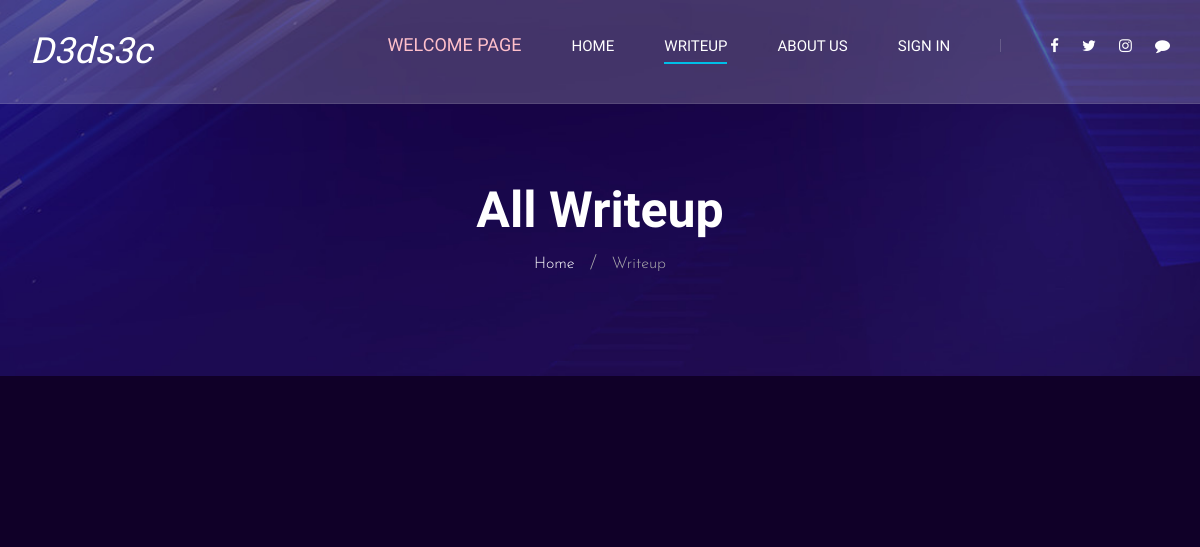
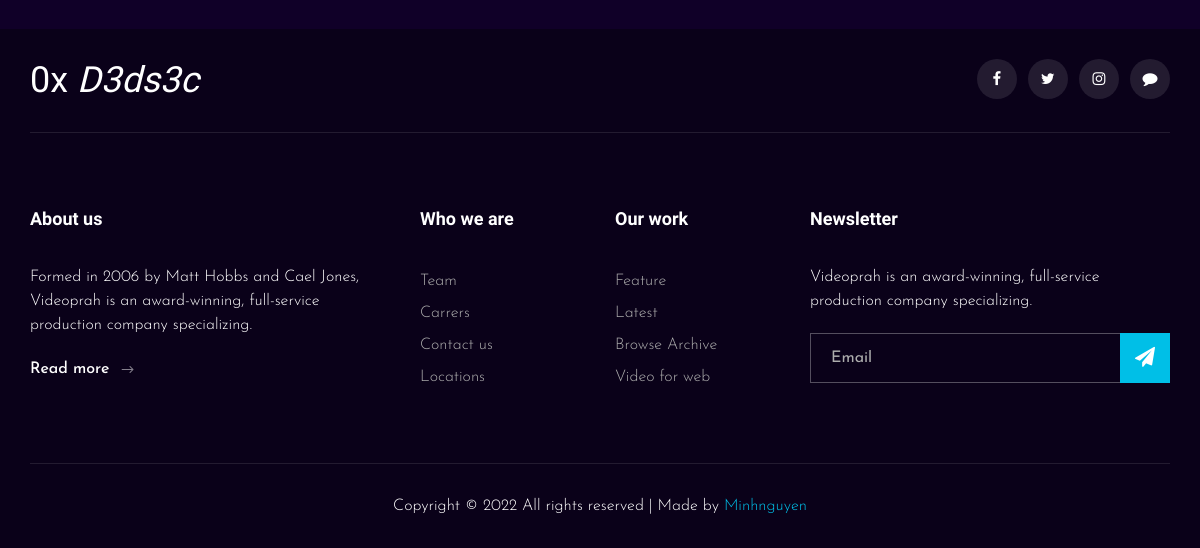
/dedsec/writeup/, run on an earlier commit of the app's database (2 pictures, top to bottom).
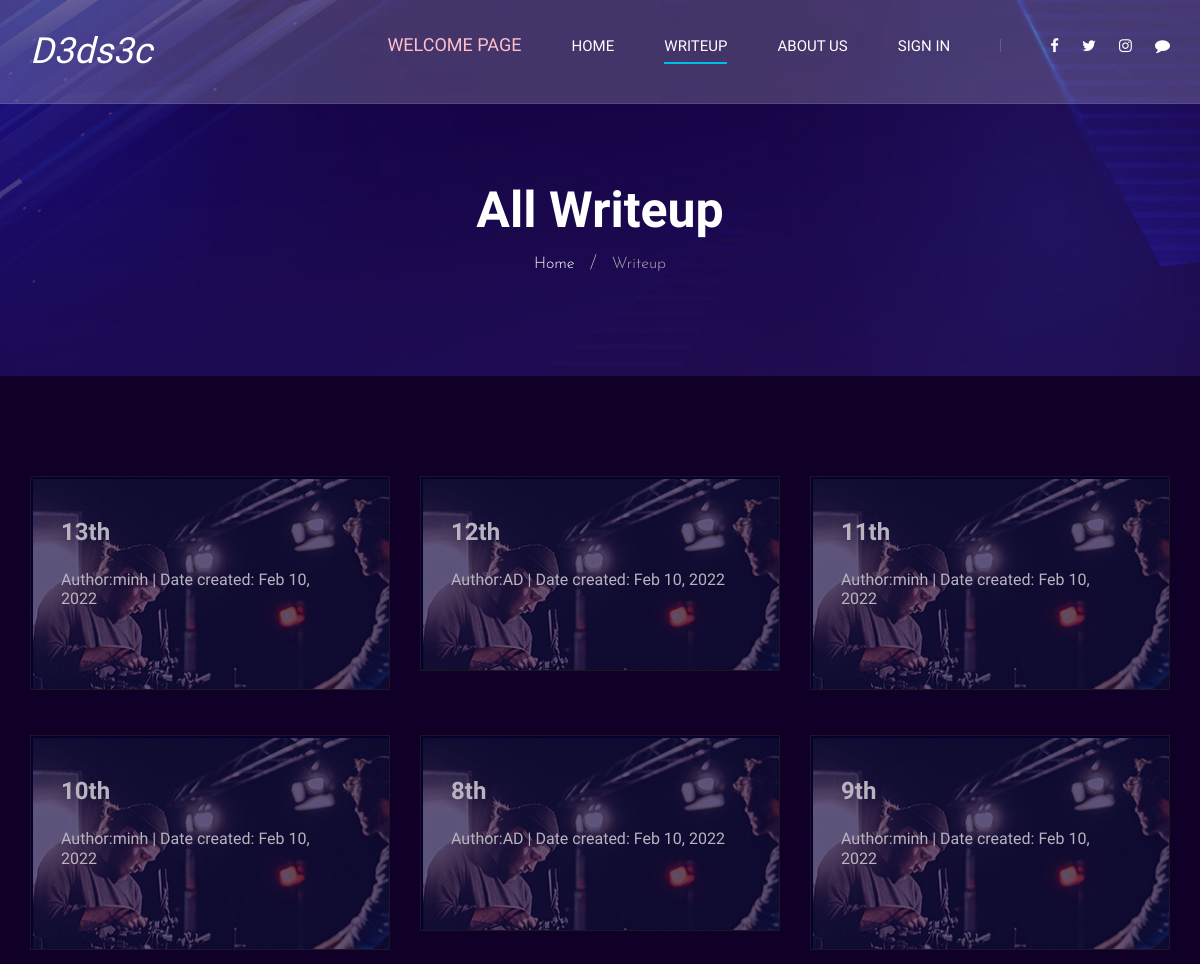
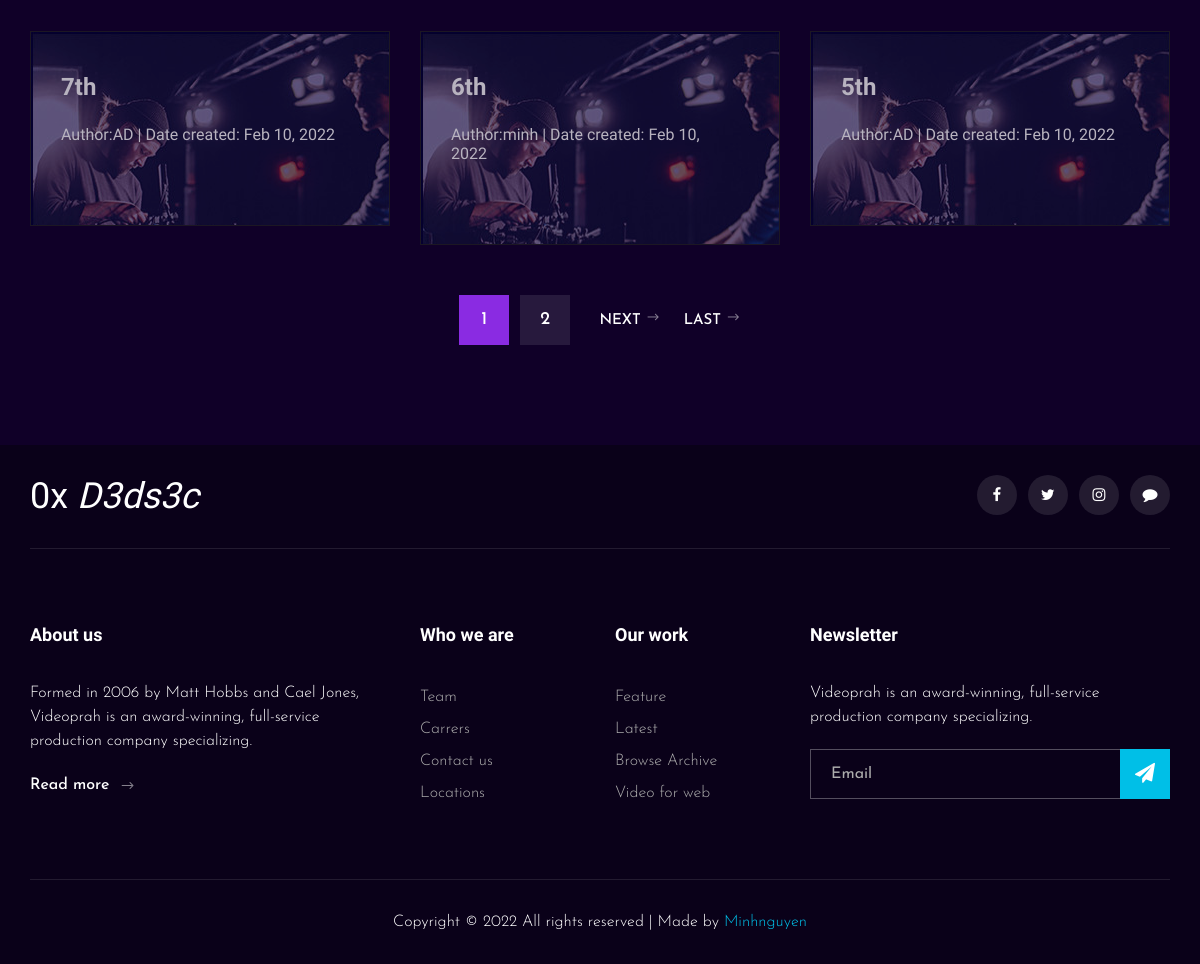
And on a later commit of the database (2 pictures, top to bottom).
### writeup/models.py (models this page shows, shortened)
class Writeup(models.Model):
    title = models.CharField(max_length=100)
    prerequis = models.TextField()
    content = models.TextField()
    date_create = models.DateTimeField(default = timezone.now)
    author = models.ForeignKey(User, on_delete=models.CASCADE)

### writeup/views.py (the view)
class Writeuplist(ListView):
    model = Writeup
    context_object_name = 'post'
    paginate_by = 9
    def get_queryset(self) :
        return Writeup.objects.all().order_by('-date_create')

### writeup/templates/writeup/writeup.html (shortened to what this page needs)
{%extends 'writeup/base.html'%}
{%load static%}
{% block content %}
    <header class="header">
        <div class="container">
            <div class="row">
                <div class="col-lg-2">
                    <div class="header__logo">
                        <a href="./index.html" style="color: white;"><h2 style="color: white;"><em> D3ds3c</em> </h2></a>
                    </div>
                </div>
                <div class="col-lg-10">
                    <div class="header__nav__option">
                        <nav class="header__nav__menu mobile-menu">
                            <ul>
                                <li style="color: red;"><a href="{%url 'welcomehome'%}" > <h5 style="color: pink;">Welcome page</h5></a></li>
                                <li ><a href="{%url 'wuhpage'%}">Home</a></li>
                                <li class="active"><a href="{%url 'writeup'%}">Writeup</a>
                                </li>
                                <li><a href="{%url 'aboutus'%}">About us</a></li>
                                {%if user.is_authenticated%}
                                <li><a href="#">Hello, {{user.first_name}}</a>
                                    <ul class="dropdown">
                                        <li><a href="#">Profile</a></li>
                                        <li><a href="{% url 'logout'%}">Log out</a></li>
                                    </ul>
                                </li>
                                {%else%}
                                <li>
                                    <a href="{% url 'login'%}">Sign in</a>
                                </li>
                                {%endif%}
                        </nav>
                        <div class="header__nav__social">
                            <a href="https://www.facebook.com/profile.php?id=100068404994823"><i class="fa fa-facebook"></i></a>
                            <a href="https://twitter.com/phong20031"><i class="fa fa-twitter"></i></a>
                            <a href="https://www.instagram.com/_minh_nguyn/?hl=en"><i class="fa fa-instagram"></i></a>
                            <a href="https://zalo.me/0377075126"><i class="fa fa-youtube-play"></i></a>
                        </div>
                    </div>
                </div>
            </div>
        </div>
    </header>
    <div class="breadcrumb-option spad set-bg" data-setbg="{% static 'writeup/img/breadcrumb-bg.jpg'%}">
        <div class="container">
            <div class="row">
                <div class="col-lg-12 text-center">
                    <div class="breadcrumb__text">
                        <h2>All Writeup</h2>
                        <div class="breadcrumb__links">
                            <a href="{%url 'wuhpage'%}">Home</a>
                            <span>Writeup</span>
                        </div>
                    </div>
                </div>
            </div>
        </div>
    </div>
    <section class="blog spad">
        <div class="container">
            <div class="row">
                {%for p in post%}
                <div class="col-lg-4 col-md-6 col-sm-6">
                    <a href="{%url 'writeupdetail' p.id%}">
                    <div class="blog__item">
                        <h4>  {{p.title}}</h4>
                        <p> <h6 style="color: white;"> <a href="{%url 'userwu' p.author%}"> Author:{{p.author.first_name}}</a>  | Date created: {{p.date_create|date:"M d, Y" }}</h6></p>
                        <br>
                    </div>
                    </a>
                </div>
                {%endfor%}
            </div>
            {%if is_paginated%}
                <div class="row">
                    <div class="col-lg-12">
                        <div class="pagination__option blog__pagi">
                            {%for p in page_obj.paginator.page_range%}
                            {%if p == page_obj.number%}
                            <a href="?page={{p}}" class="number__pagination " style="background-color: blueviolet;">{{p}}</a>
                            {%else%}
                            <a href="?page={{p}}" class="number__pagination">{{p}}</a>
                            {%endif%}
                            {%endfor%}
                            {%if page_obj.has_next%}
                            <a href="?page={{page_obj.next_page_number}}" class="arrow__pagination right__arrow">Next <span class="arrow_right"></span></a>
                            <a href="?page={{page_obj.paginator.num_pages }}" class="arrow__pagination right__arrow">Last <span class="arrow_right"></span></a>
                            {%endif%}
                        </div>
                    </div>
                </div>
            {%endif%}
        </div>
    </section>
{% endblock %}

### writeup/templates/writeup/base.html (shortened to what this page needs)
{%load static%}
<!DOCTYPE html>
<html lang="zxx">
<head>
    <link rel="stylesheet" href="{%static 'writeup/css/bootstrap.min.css'%}" type="text/css">
    <link rel="stylesheet" href="{%static 'writeup/css/font-awesome.min.css'%}" type="text/css">
    <link rel="stylesheet" href="{%static 'writeup/css/elegant-icons.css'%}" type="text/css">
    <link rel="stylesheet" href="{%static 'writeup/css/owl.carousel.min.css'%}" type="text/css">
    <link rel="stylesheet" href="{%static 'writeup/css/magnific-popup.css'%}" type="text/css">
    <link rel="stylesheet" href="{%static 'writeup/css/slicknav.min.css'%}" type="text/css">
    <link rel="stylesheet" href="{%static 'writeup/css/style.css'%}" type="text/css">
</head>
<body>
    {% block content %}{% endblock %}
    <footer class="footer">
        <div class="container">
            <div class="footer__top">
                <div class="row">
                    <div class="col-lg-6 col-md-6">
                        <div class="footer__top__logo">
                            <h2 style="color: white;">0x <em> D3ds3c </em> </h2>
                        </div>
                    </div>
                    <div class="col-lg-6 col-md-6">
                        <div class="footer__top__social">
                            <a href="https://www.facebook.com/profile.php?id=100068404994823"><i class="fa fa-facebook"></i></a>
                            <a href="https://twitter.com/phong20031"><i class="fa fa-twitter"></i></a>
                            <a href="https://www.instagram.com/_minh_nguyn/?hl=en"><i class="fa fa-instagram"></i></a>
                            <a href="https://zalo.me/0377075126"><i class="fa fa-youtube-play"></i></a>
                        </div>
                    </div>
                </div>
            </div>
            <div class="footer__option">
                <div class="row">
                    <div class="col-lg-4 col-md-6 col-sm-6">
                        <div class="footer__option__item">
                            <h5>About us</h5>
                            <p>Formed in 2006 by Matt Hobbs and Cael Jones, Videoprah is an award-winning, full-service
                                production company specializing.</p>
                            <a href="#" class="read__more">Read more <span class="arrow_right"></span></a>
                        </div>
                    </div>
                    <div class="col-lg-2 col-md-3 col-sm-3">
                        <div class="footer__option__item">
                            <h5>Who we are</h5>
                            <ul>
                                <li><a href="#">Team</a></li>
                                <li><a href="#">Carrers</a></li>
                                <li><a href="#">Contact us</a></li>
                                <li><a href="#">Locations</a></li>
                            </ul>
                        </div>
                    </div>
                    <div class="col-lg-2 col-md-3 col-sm-3">
                        <div class="footer__option__item">
                            <h5>Our work</h5>
                            <ul>
                                <li><a href="#">Feature</a></li>
                                <li><a href="#">Latest</a></li>
                                <li><a href="#">Browse Archive</a></li>
                                <li><a href="#">Video for web</a></li>
                            </ul>
                        </div>
                    </div>
                    <div class="col-lg-4 col-md-12">
                        <div class="footer__option__item">
                            <h5>Newsletter</h5>
                            <p>Videoprah is an award-winning, full-service production company specializing.</p>
                            <form action="#">
                                <input type="text" placeholder="Email">
                                <button type="submit"><i class="fa fa-send"></i></button>
                            </form>
                        </div>
                    </div>
                </div>
            </div>
            <div class="footer__copyright">
                <div class="row">
                    <div class="col-lg-12 text-center">
                        <p class="footer__copyright__text">Copyright &copy;
                            All rights reserved | Made by <a href="https://www.facebook.com/profile.php?id=100068404994823" target="_blank">Minhnguyen</a>
                        </p>
                    </div>
                </div>
            </div>
        </div>
    </footer>
</body>
</html>

What changed in the data, as far as the page shows it:
added Writeup: title "13th", author.first_name "minh", date_create "Feb 10, 2022"
added Writeup: title "12th", author.first_name "AD", date_create "Feb 10, 2022"
added Writeup: title "11th", author.first_name "minh", date_create "Feb 10, 2022"
added Writeup: title "10th", author.first_name "minh", date_create "Feb 10, 2022"
added Writeup: title "8th", author.first_name "AD", date_create "Feb 10, 2022"
added Writeup: title "9th", author.first_name "minh", date_create "Feb 10, 2022"
added Writeup: title "7th", author.first_name "AD", date_create "Feb 10, 2022"
added Writeup: title "6th", author.first_name "minh", date_create "Feb 10, 2022"
added Writeup: title "5th", author.first_name "AD", date_create "Feb 10, 2022"
Also different on the page:
new list line: "1"
new list line: "2"
text now shown: "NEXT LAST"
